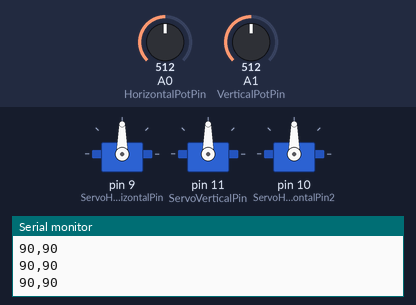
A sketch run on a simulated Arduino Uno, built with avr-gcc and run on an emulated ATmega328P. Shown: 3 × servo, the last lines printed to the serial monitor. The inputs (shaded band) are chosen by the test bench; at power-on: A0 (HorizontalPotPin) = 512, A1 (VerticalPotPin) = 512.

Above: at 1.2 s.
1.3 s: A0 (HorizontalPotPin) set to 313
2.8 s: A0 (HorizontalPotPin) set to 284
At 3.97 s:
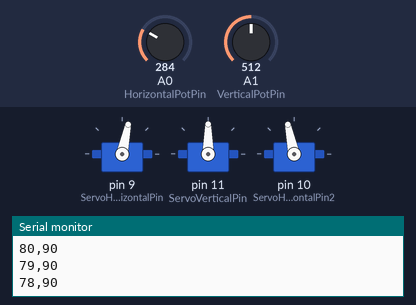
5.8 s: A1 (VerticalPotPin) set to 313
7.3 s: A1 (VerticalPotPin) set to 285
At 7.5 s:
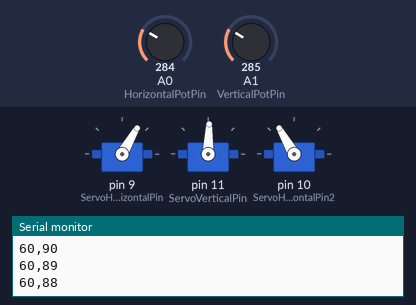
At 8.71 s:
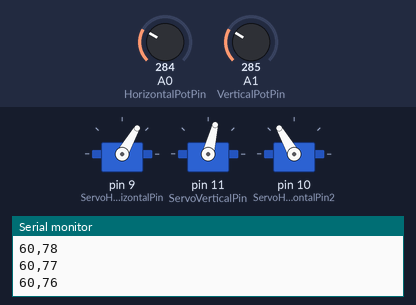
10.3 s: A0 (HorizontalPotPin) set to 886
13.3 s: A0 (HorizontalPotPin) set to 907
At 13.54 s:
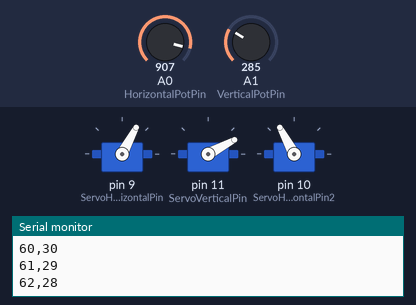
Timing chart, 0 to 18.9 s (numbered marks = the images above; inputs shaded):
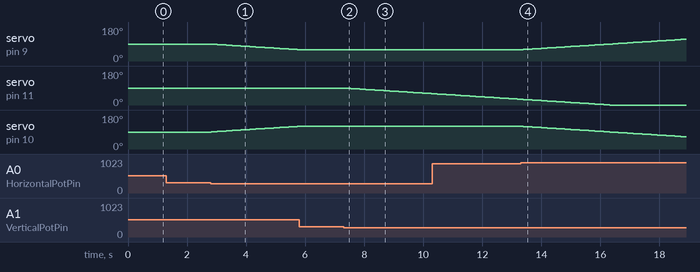

Measured:
- the behaviour switches between 301 and 300 on A0 (HorizontalPotPin) (found by bisection; images 0 and 1)
- the behaviour switches between 301 and 300 on A1 (VerticalPotPin) (found by bisection; images 1 and 2)
- the behaviour switches between 899 and 900 on A0 (HorizontalPotPin) (found by bisection; images 3 and 4)
- after the input at 2.8 s, servo on pin 9 (ServoHorizontalPin): moves from 90° to 60° over 2.9 s, starting at once; servo on pin 10 (ServoHorizontalPin2): moves from 90° to 120° over 2.9 s, starting at once
- after the input at 7.3 s, servo on pin 11 (ServoVerticalPin): moves from 90° to 60° over 2.9 s, starting after 0.05 s
- after the input at 13.3 s, servo on pin 9 (ServoHorizontalPin): moves from 60° to 115° over 5.4 s, starting after 0.09 s; servo on pin 10 (ServoHorizontalPin2): moves from 120° to 65° over 5.4 s, starting after 0.09 s

The sketch:

Camera_Rig.ino
```cpp
// letsarduino.com
// [Project 11] - 2 Servos Using a Joystick
//  (thumbstick) + Arduino

#include <Servo.h>

int ServoHorizontalPin = 9;
int ServoVerticalPin =  11;
int ServoHorizontalPin2 = 10;
int HorizontalPotPin = A0;
int VerticalPotPin = A1;
int ServoH_Min = 0;
int ServoH_Max = 180;
int ServoV_Min = 0;
int ServoV_Max = 180;

Servo HorizontalServo;
Servo VerticalServo;
Servo HorizontalServo2;

int HorizontalPotValue;
int HorizontalServoPosition=90;
int VerticalPotValue;
int VerticalServoPosition=90;

void setup()
{
  Serial.begin(9600);
  HorizontalServo.attach(ServoHorizontalPin);
  VerticalServo.attach(ServoVerticalPin);
  HorizontalServo2.attach(ServoHorizontalPin2);
}

void loop()
{
  HorizontalPotValue  = analogRead(HorizontalPotPin);
  VerticalPotValue  = analogRead(VerticalPotPin);
  if(HorizontalPotValue>=900)
  {
    HorizontalServoPosition++;
  }
  if(HorizontalPotValue<=300)
  {
    HorizontalServoPosition--;
  }
  if(VerticalPotValue>=900)
  {
    VerticalServoPosition++;
  }
  if(VerticalPotValue<=300)
  {
    VerticalServoPosition--;
  }

  if(HorizontalServoPosition>120)
  {
    HorizontalServoPosition=120;
  }
  if(HorizontalServoPosition<60)
  {
    HorizontalServoPosition=60;
  }
//  HorizontalServoPosition  = map(HorizontalPotValue, 0, 1023, ServoH_Min , ServoH_Max);
//  VerticalServoPosition  = map(VerticalPotValue, 1023, 0, ServoH_Max , ServoH_Min);
  Serial.print(HorizontalServoPosition);
  Serial.print(",");
  Serial.println(VerticalServoPosition);
  HorizontalServo.write(HorizontalServoPosition);
  HorizontalServo2.write(180-HorizontalServoPosition);
  VerticalServo.write(VerticalServoPosition);
  delay(100);
}
```
